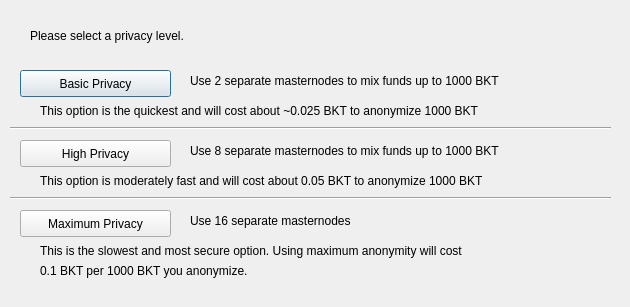
<?xml version="1.0" encoding="UTF-8"?>
<ui version="4.0">
 <class>DarksendConfig</class>
 <widget class="QDialog" name="DarksendConfig">
  <property name="geometry">
   <rect>
    <x>0</x>
    <y>0</y>
    <width>630</width>
    <height>307</height>
   </rect>
  </property>
  <property name="windowTitle">
   <string>Configure PrivateSend</string>
  </property>
  <widget class="QPushButton" name="buttonBasic">
   <property name="geometry">
    <rect>
     <x>20</x>
     <y>70</y>
     <width>151</width>
     <height>27</height>
    </rect>
   </property>
   <property name="text">
    <string>Basic Privacy</string>
   </property>
  </widget>
  <widget class="QPushButton" name="buttonHigh">
   <property name="geometry">
    <rect>
     <x>20</x>
     <y>140</y>
     <width>151</width>
     <height>27</height>
    </rect>
   </property>
   <property name="text">
    <string>High Privacy</string>
   </property>
  </widget>
  <widget class="QPushButton" name="buttonMax">
   <property name="geometry">
    <rect>
     <x>20</x>
     <y>210</y>
     <width>151</width>
     <height>27</height>
    </rect>
   </property>
   <property name="text">
    <string>Maximum Privacy</string>
   </property>
  </widget>
  <widget class="QLabel" name="label">
   <property name="geometry">
    <rect>
     <x>30</x>
     <y>20</y>
     <width>571</width>
     <height>31</height>
    </rect>
   </property>
   <property name="text">
    <string>Please select a privacy level.</string>
   </property>
  </widget>
  <widget class="QLabel" name="label_2">
   <property name="geometry">
    <rect>
     <x>190</x>
     <y>70</y>
     <width>421</width>
     <height>21</height>
    </rect>
   </property>
   <property name="text">
    <string>Use 2 separate masternodes to mix funds up to 1000 BKT</string>
   </property>
  </widget>
  <widget class="QLabel" name="label_3">
   <property name="geometry">
    <rect>
     <x>190</x>
     <y>140</y>
     <width>411</width>
     <height>21</height>
    </rect>
   </property>
   <property name="text">
    <string>Use 8 separate masternodes to mix funds up to 1000 BKT</string>
   </property>
  </widget>
  <widget class="QLabel" name="label_4">
   <property name="geometry">
    <rect>
     <x>190</x>
     <y>210</y>
     <width>421</width>
     <height>21</height>
    </rect>
   </property>
   <property name="text">
    <string>Use 16 separate masternodes</string>
   </property>
  </widget>
  <widget class="QLabel" name="label_6">
   <property name="geometry">
    <rect>
     <x>40</x>
     <y>100</y>
     <width>561</width>
     <height>21</height>
    </rect>
   </property>
   <property name="text">
    <string>This option is the quickest and will cost about ~0.025 BKT to anonymize 1000 BKT</string>
   </property>
  </widget>
  <widget class="QLabel" name="label_7">
   <property name="geometry">
    <rect>
     <x>40</x>
     <y>170</y>
     <width>561</width>
     <height>21</height>
    </rect>
   </property>
   <property name="text">
    <string>This option is moderately fast and will cost about 0.05 BKT to anonymize 1000 BKT</string>
   </property>
  </widget>
  <widget class="QLabel" name="label_8">
   <property name="geometry">
    <rect>
     <x>40</x>
     <y>240</y>
     <width>561</width>
     <height>21</height>
    </rect>
   </property>
   <property name="text">
    <string>This is the slowest and most secure option. Using maximum anonymity will cost</string>
   </property>
  </widget>
  <widget class="QLabel" name="label_9">
   <property name="geometry">
    <rect>
     <x>40</x>
     <y>260</y>
     <width>561</width>
     <height>21</height>
    </rect>
   </property>
   <property name="text">
    <string>0.1 BKT per 1000 BKT you anonymize.</string>
   </property>
  </widget>
  <widget class="Line" name="line">
   <property name="geometry">
    <rect>
     <x>10</x>
     <y>120</y>
     <width>601</width>
     <height>16</height>
    </rect>
   </property>
   <property name="orientation">
    <enum>Qt::Horizontal</enum>
   </property>
  </widget>
  <widget class="Line" name="line_2">
   <property name="geometry">
    <rect>
     <x>10</x>
     <y>190</y>
     <width>601</width>
     <height>16</height>
    </rect>
   </property>
   <property name="orientation">
    <enum>Qt::Horizontal</enum>
   </property>
  </widget>
 </widget>
 <resources/>
 <connections/>
</ui>
